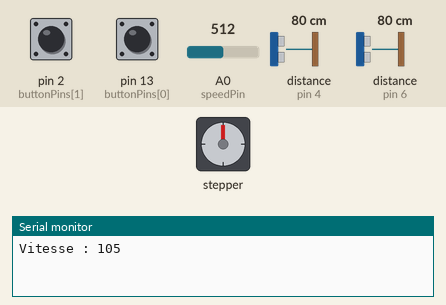
Bench run of a sketch on a simulated Arduino Uno, built with avr-gcc and run on an emulated ATmega328P. On the bench: stepper motor, the last lines printed to the serial monitor. Wiring (inferred from the names in the program): 2 × ultrasonic range finder: trigger pin 3, echo pin 4 / trigger pin 5, echo pin 6. Inputs (shaded band) come from the test bench; at power-on: pin 2 (buttonPins[1]) HIGH, distance to the obstacle (sensors on pin 4, pin 6) 80 cm, pin 13 (buttonPins[0]) HIGH, A0 (speedPin) = 512. The echo pulse lasts 58.3 µs per cm; random numbers use the default seed unless the sketch sets one; stepper angles assume 200 steps per turn.

Above: at 1.2 s.
1.3 s: pin 2 (buttonPins[1]) pulled LOW for 0.15 s
At 1.48 s:
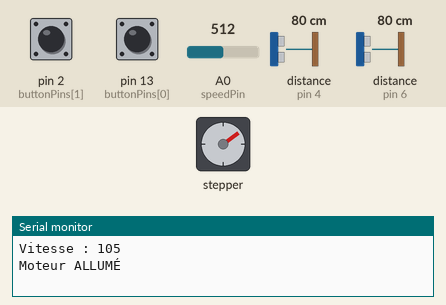
At 1.85 s:
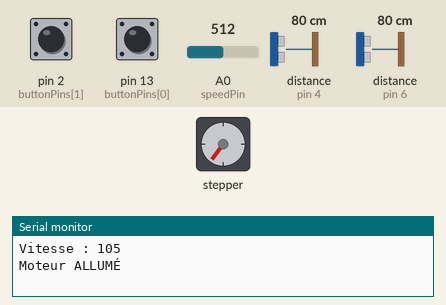
4.3 s: distance to the obstacle (sensor on pin 4) set to 12 cm
At 5.1 s:
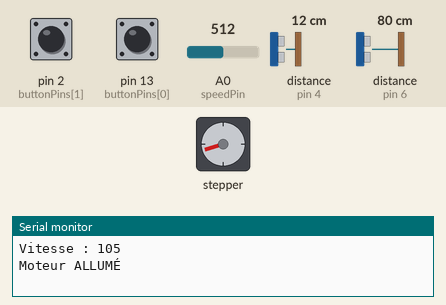
7.3 s: distance to the obstacle (sensor on pin 4) set to 9 cm
10.3 s: pin 2 (buttonPins[1]) pulled LOW for 1 s
Timing chart, 0 to 13.3 s (numbered marks = the images above; inputs shaded):
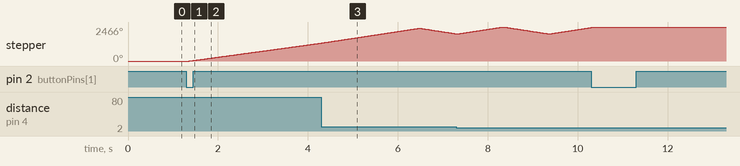

The sketch:

main-slider.ino
```cpp
#include <Wire.h>
#include <Adafruit_MotorShield.h>

// Initialisation du shield moteur et du moteur pas à pas
Adafruit_MotorShield AFMS = Adafruit_MotorShield();
Adafruit_StepperMotor *myMotor = AFMS.getStepper(200, 2);

// Définition des broches et variables pour les boutons
const int speedPin = A0;
const int buttonPins[] = {13, 2};
const int btnNb = sizeof(buttonPins) / sizeof(buttonPins[0]);

int buttonStates[btnNb];
int lastButtonStates[btnNb];
unsigned long lastDebounceTimes[btnNb] = {0};
const unsigned long DEBOUNCE_DELAY = 50; // Temps de filtrage anti-rebond

// Variables de contrôle du moteur
int speedTogglerValue = 0;
int lastSpeedTogglerValue = -1;
bool motorState = false;
bool motorDirection = true;
int motorSpeed = 0;

int tempoRandom = false;

// Capteurs à ultrasons
const int trigPinBis = 3;
const int echoPinBis = 4;
const int trigPin = 5;
const int echoPin = 6;

long duration, durationBis;
int distance, distanceBis;
unsigned long lastChangeTime = 0;
const unsigned long changeDelay = 1000;

unsigned long lastRandomChange = 0;
const unsigned long randomChangeInterval = 800;

void setup()
{
  Serial.begin(9600);
  while (!Serial)
    ;

  // Configuration des boutons
  for (int i = 0; i < btnNb; i++)
  {
    pinMode(buttonPins[i], INPUT_PULLUP);
    lastButtonStates[i] = HIGH;
    buttonStates[i] = HIGH;
  }

  // Initialisation du shield moteur
  if (!AFMS.begin())
  {
    Serial.println("Motor Shield not found.");
    while (1)
      ;
  }

  myMotor->setSpeed(10); // Vitesse initiale du moteur

  // Configuration des capteurs à ultrasons
  pinMode(trigPin, OUTPUT);
  pinMode(echoPin, INPUT);
  pinMode(trigPinBis, OUTPUT);
  pinMode(echoPinBis, INPUT);
}

// Gestion des boutons avec anti-rebond
void button()
{
  for (int i = 0; i < btnNb; i++)
  {
    int currentButtonState = digitalRead(buttonPins[i]);

    if (currentButtonState != lastButtonStates[i])
    {
      lastDebounceTimes[i] = millis();
    }

    if ((millis() - lastDebounceTimes[i]) > DEBOUNCE_DELAY)
    {
      if (currentButtonState != buttonStates[i])
      {
        buttonStates[i] = currentButtonState;
        if (buttonStates[i] == LOW)
        {
          if (i == 0)
            changeDirection(); // Bouton 1 : changement de direction
          if (i == 1)
            onoffMotor(); // Bouton 2 : allumer/éteindre le moteur
        }
      }
    }
    lastButtonStates[i] = currentButtonState;
  }
}

// Lecture et mise à jour de la vitesse via un potentiomètre
void speed()
{
  int newSpeedTogglerValue = analogRead(speedPin);

  if (abs(newSpeedTogglerValue - lastSpeedTogglerValue) > 5)
  {
    speedTogglerValue = newSpeedTogglerValue;
    lastSpeedTogglerValue = newSpeedTogglerValue;

    int newSpeed = map(speedTogglerValue, 0, 1023, 10, 200);
    if (newSpeed != motorSpeed)
    {
      motorSpeed = newSpeed;
      Serial.print("Vitesse : ");
      Serial.println(motorSpeed);
      myMotor->setSpeed(motorSpeed);
    }
  }
}

// Inverse la direction du moteur
void changeDirection()
{
  motorDirection = !motorDirection;
}

// Changement aléatoire de direction après un certain intervalle
void randomDirectionChange()
{
  if ((millis() - lastChangeTime) > 4000)
  {
    if (millis() - lastRandomChange > randomChangeInterval)
    {
      motorDirection = random(0, 2);
      lastRandomChange = millis();
    }
  }
}

// Mesure la distance avec le premier capteur et change la direction si un obstacle est proche
void measureDistance()
{
  digitalWrite(trigPin, LOW);
  delayMicroseconds(2);
  digitalWrite(trigPin, HIGH);
  delayMicroseconds(10);
  digitalWrite(trigPin, LOW);

  duration = pulseIn(echoPin, HIGH);
  distance = duration * 0.034 / 2;

  if (distance < 10 && (millis() - lastChangeTime) > changeDelay)
  {
    Serial.println(distance);
    changeDirection();
    lastChangeTime = millis();
  }
}

// Mesure la distance avec le deuxième capteur et change la direction si un obstacle est proche
void measureDistanceBis()
{
  digitalWrite(trigPinBis, LOW);
  delayMicroseconds(2);
  digitalWrite(trigPinBis, HIGH);
  delayMicroseconds(10);
  digitalWrite(trigPinBis, LOW);

  durationBis = pulseIn(echoPinBis, HIGH);
  distanceBis = durationBis * 0.034 / 2;

  if (distanceBis < 10 && (millis() - lastChangeTime) > changeDelay)
  {
    Serial.println(distanceBis);
    changeDirection();
    lastChangeTime = millis();
  }
}

// Gère les différentes actions du moteur
void runMotor()
{
  button();
  speed();
  if (!tempoRandom)
  {
    randomDirectionChange();
  }
  measureDistance();
  measureDistanceBis();

  if (motorState)
  {
    int direction = motorDirection ? FORWARD : BACKWARD;
    myMotor->step(10, direction, DOUBLE);
  }
}

// Active ou désactive le moteur
void onoffMotor()
{
  motorState = !motorState;
  Serial.println(motorState ? "Moteur ALLUMÉ" : "Moteur ÉTEINT");
  if (!motorState)
  {
    myMotor->release(); // Libération du moteur quand il est éteint
  }
}

// Boucle principale
void loop()
{
  runMotor();
}
```

Measured:
- after the input at 1.3 s, stepper: keeps turning clockwise at about 444°/s, starting after 0.06 s
